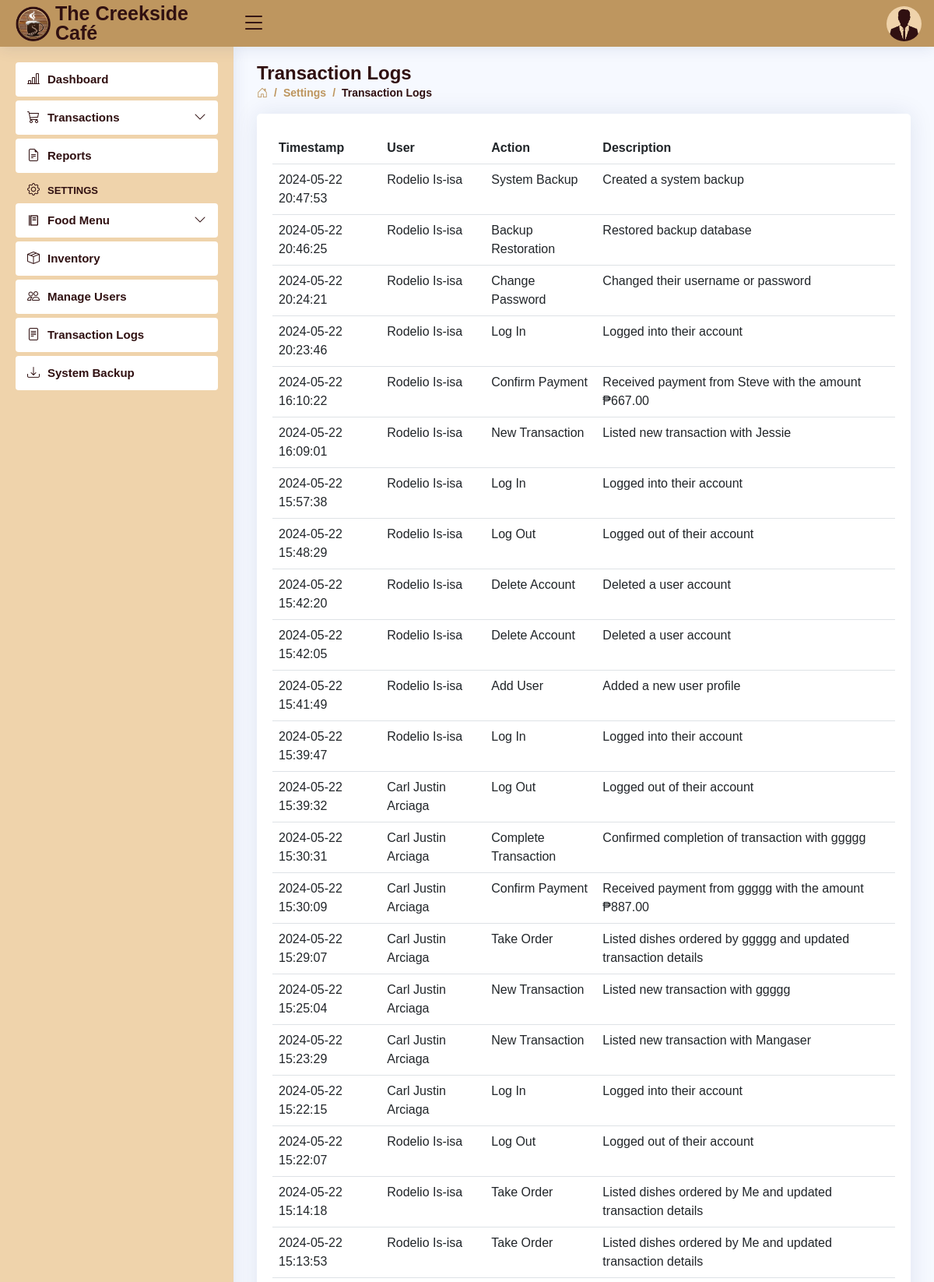
The app's page /settings-logs.php (signed in, upper part) with its own data.
### tables this page shows
CREATE TABLE `users` (
  `user_id` int(11) NOT NULL AUTO_INCREMENT,
  `role` varchar(5) DEFAULT NULL,
  `fname` varchar(30) DEFAULT NULL,
  `mname` varchar(30) DEFAULT NULL,
  `lname` varchar(30) DEFAULT NULL,
  `bdate` date DEFAULT NULL,
  `sex` varchar(6) DEFAULT NULL,
  `province` varchar(15) DEFAULT NULL,
  `municipality` varchar(30) DEFAULT NULL,
  `barangay` varchar(30) DEFAULT NULL,
  `contact_no` varchar(11) DEFAULT NULL,
  `email` varchar(50) DEFAULT NULL,
  `username` varchar(50) DEFAULT NULL,
  `password` varchar(50) DEFAULT NULL,
  PRIMARY KEY (`user_id`)
);

CREATE TABLE `logs` (
  `id` int(11) NOT NULL AUTO_INCREMENT,
  `timestamp` datetime DEFAULT current_timestamp(),
  `user_id` int(11) DEFAULT NULL,
  `name` varchar(50) DEFAULT NULL,
  `action` varchar(20) DEFAULT NULL,
  `description` varchar(255) DEFAULT NULL,
  PRIMARY KEY (`id`)
);

### settings-logs.php (the view, shortened to what this page needs)
<!DOCTYPE html>
<html lang="en">
<head>
<?php
    include 'includes/links.php';
    include 'includes/header.php';
    include 'includes/sidebar.php';
    include('connection.php');
 ?>
</head>
<body>
  <main id="main" class="main">
    <div class="pagetitle">
      <h1>Transaction Logs</h1>
      <nav>
        <ol class="breadcrumb">
          <li class="breadcrumb-item"><a href="dashboard.php"><i class="bi bi-house-door"></i></a></li>
          <li class="breadcrumb-item">Settings</li>
          <li class="breadcrumb-item active">Transaction Logs</li>
        </ol>
      </nav>
    </div>
    <section class="section">
          <div class="card">
            <div class="card-body">
              <br>
              <table class="table table-hover datatable">
                <thead>
                  <tr>
                    <th scope="col">Timestamp</th>
                    <th scope="col">User</th>
                    <th scope="col">Action</th>
                    <th scope="col">Description</th>
                  </tr>
                </thead>
                <tbody>
<?php
$role = $_SESSION['role'];
if ($role === 'Admin') {
    $sql = "SELECT * FROM logs ORDER BY timestamp DESC";
    $result = $con->query($sql);
    while ($row = $result->fetch_assoc()) {
          $timestamp = $row['timestamp'];
          $name = $row['name'];
          $action = $row['action'];
          $description = $row['description'];?>
                      <tr>
                        <td><?php echo $timestamp ?></td>
                        <td><?php echo $name ?></td>
                        <td><?php echo $action ?></td>
                        <td><?php echo $description ?></td>
                      </tr>
    <?php
    }
    echo '</tbody>';
    echo '</table>';
}
?>
            </div>
          </div>
    </section>
  </main>
</body>
</html>

### includes/header.php (shortened to what this page needs)
<header id="header" class="header fixed-top d-flex align-items-center">
  <div class="d-flex align-items-center justify-content-between">
    <a href="dashboard.php" class="logo d-flex align-items-center">
      <img src="assets/img/creekside.png" alt="">
      <span class="d-none d-lg-block">The Creekside Café</span>
    </a>
    <i class="bi bi-list toggle-sidebar-btn"></i>
  </div>
  <nav class="header-nav ms-auto">
  <?php
      include 'connection.php';
      $username = $_SESSION['username'];
      $query = "SELECT * FROM users WHERE username = '$username'";
      $result = $con->query($query);
      if ($result) {
        while ($row = $result->fetch_assoc()) {
          $sex = $row['sex'];
          ?>
    <ul class="d-flex align-items-center">
      <li class="nav-item dropdown pe-3">
        <a class="nav-link nav-profile d-flex align-items-center pe-0" href="#" data-bs-toggle="dropdown">
          <?php
            if ($sex === 'Male') {
                echo '<img src="assets/img/Male.png" alt="Profile" class="rounded-circle">';
            } elseif ($sex === 'Female') {
                echo '<img src="assets/img/Female.png" alt="Profile" class="rounded-circle">';
            }
          ?>
        </a>
  <?php
        }
      }
  ?>
      </li>
    </ul>
  </nav>
</header>

### assets/css/style.css (style rules this page uses)
:root { scroll-behavior: smooth; }
body { font-family: "Open Sans", sans-serif; background: #f6f9ff; color: #444444; }
a { color: #4154f1; text-decoration: none; }
h1, h2, h3, h4, h5, h6 { font-family: "Nunito", sans-serif; }
#main { margin-top: 60px; padding: 20px 30px; transition: all 0.3s; }
.pagetitle { margin-bottom: 10px; }
.pagetitle h1 { font-size: 24px; margin-bottom: 0; font-weight: 600; color: #301011; }
.card { margin-bottom: 30px; border: none; border-radius: 5px; box-shadow: 0px 0 30px rgba(1, 41, 112, 0.1); }
.card-body { padding: 0 20px 20px 20px; color: #301011; }
.breadcrumb { font-size: 14px; font-family: "Nunito", sans-serif; color: #be965f; font-weight: 600; }
.breadcrumb a { color: #be965f; transition: 0.3s; }
.breadcrumb .breadcrumb-item::before { color: #be965f; }
.breadcrumb .active { color: #301011; font-weight: 600; }
.logo { line-height: 1; }
@media (min-width: 1200px) { .logo { width: 280px; } }
.logo img { max-height: 45px; margin-right: 6px; }
.logo span { font-size: 25px; font-weight: 700; color: #301011; font-family: "Nunito", sans-serif; }
.header { transition: all 0.5s; z-index: 997; height: 60px; box-shadow: 0px 2px 20px rgba(1, 41, 112, 0.1); background-color: #be965f; padding-left: 20px; }
.header .toggle-sidebar-btn { font-size: 32px; padding-left: 10px; cursor: pointer; color: #301011; }
.header-nav ul { list-style: none; }
.header-nav>ul { margin: 0; padding: 0; }
.header-nav .nav-profile { color: #301011; }
.header-nav .nav-profile img { max-height: 45px; }
@media (min-width: 1200px) { #main, #footer { margin-left: 300px; } }

### records on screen
logs: timestamp "2024-05-22 20:47:53", name "Rodelio Is-isa", action "System Backup", description "Created a system backup"
logs: timestamp "2024-05-22 20:46:25", name "Rodelio Is-isa", action "Backup Restoration", description "Restored backup database"
logs: timestamp "2024-05-22 20:24:21", name "Rodelio Is-isa", action "Change Password", description "Changed their username or password"
logs: timestamp "2024-05-22 20:23:46", name "Rodelio Is-isa", action "Log In", description "Logged into their account"
logs: timestamp "2024-05-22 16:10:22", name "Rodelio Is-isa", action "Confirm Payment", description "Received payment from Steve with the amount ₱667.00"
logs: timestamp "2024-05-22 16:09:01", name "Rodelio Is-isa", action "New Transaction", description "Listed new transaction with Jessie"
logs: timestamp "2024-05-22 15:57:38", name "Rodelio Is-isa", action "Log In", description "Logged into their account"
logs: timestamp "2024-05-22 15:48:29", name "Rodelio Is-isa", action "Log Out", description "Logged out of their account"
logs: timestamp "2024-05-22 15:42:20", name "Rodelio Is-isa", action "Delete Account", description "Deleted a user account"
logs: timestamp "2024-05-22 15:42:05", name "Rodelio Is-isa", action "Delete Account", description "Deleted a user account"
logs: timestamp "2024-05-22 15:41:49", name "Rodelio Is-isa", action "Add User", description "Added a new user profile"
logs: timestamp "2024-05-22 15:39:47", name "Rodelio Is-isa", action "Log In", description "Logged into their account"
logs: timestamp "2024-05-22 15:39:32", name "Carl Justin Arciaga", action "Log Out", description "Logged out of their account"
logs: timestamp "2024-05-22 15:30:31", name "Carl Justin Arciaga", action "Complete Transaction", description "Confirmed completion of transaction with ggggg"
logs: timestamp "2024-05-22 15:30:09", name "Carl Justin Arciaga", action "Confirm Payment", description "Received payment from ggggg with the amount ₱887.00"
logs: timestamp "2024-05-22 15:29:07", name "Carl Justin Arciaga", action "Take Order", description "Listed dishes ordered by ggggg and updated transaction details"
logs: timestamp "2024-05-22 15:25:04", name "Carl Justin Arciaga", action "New Transaction", description "Listed new transaction with ggggg"
logs: timestamp "2024-05-22 15:23:29", name "Carl Justin Arciaga", action "New Transaction", description "Listed new transaction with Mangaser"
logs: timestamp "2024-05-22 15:22:15", name "Carl Justin Arciaga", action "Log In", description "Logged into their account"
logs: timestamp "2024-05-22 15:22:07", name "Rodelio Is-isa", action "Log Out", description "Logged out of their account"
logs: timestamp "2024-05-22 15:14:18", name "Rodelio Is-isa", action "Take Order", description "Listed dishes ordered by Me and updated transaction details"
logs: timestamp "2024-05-22 15:13:53", name "Rodelio Is-isa", action "Take Order", description "Listed dishes ordered by Me and updated transaction details"
